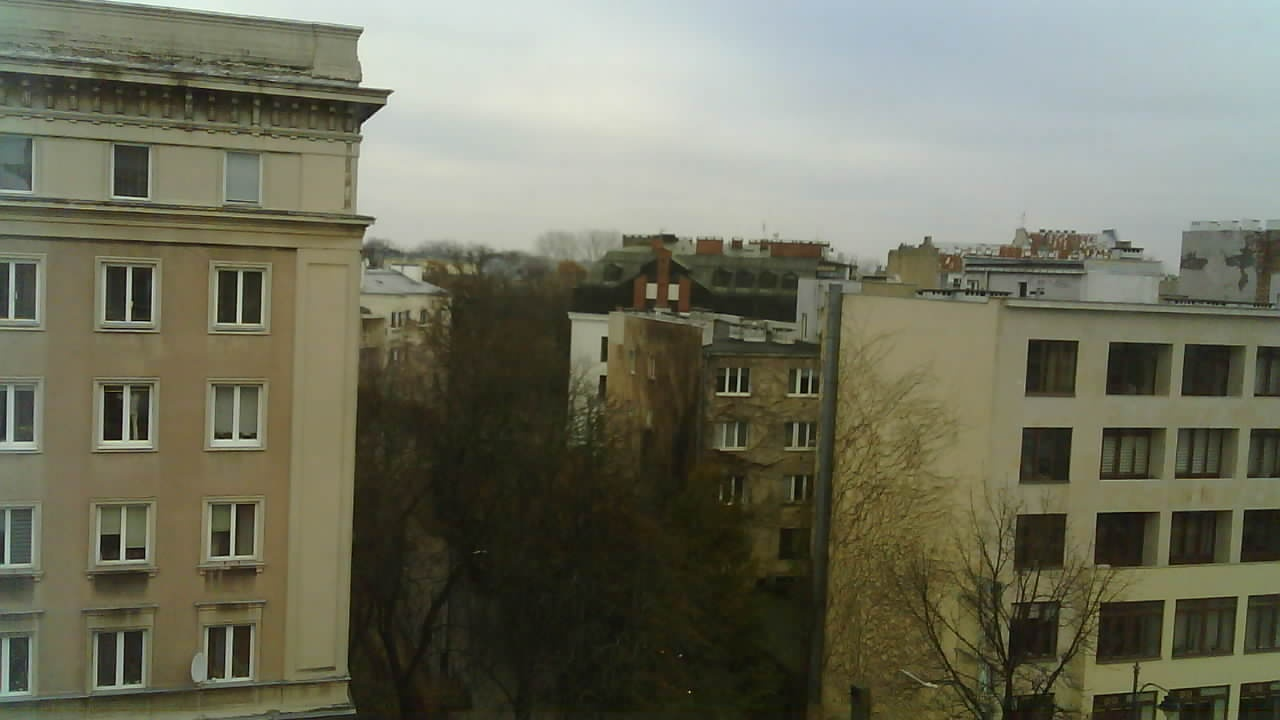
#> input picture hw1/image1.jpg, 1280 x 720 px; its folder holds only this picture in this run
$ python -i assignment_2_solution.py   (imports and definitions only)
#> lines starting #> are read from the running program, lines starting #| are printed output that depends on the picture; after the words box and inside, x2 and y2 are one past the last pixel; in counts of white or black regions, pixels touching at a corner belong together
from assignment_2_lib import take_a_photo, drive

import numpy as np
import cv2


def get_ball_width_and_center(image):
    image = image[0:400, :, :]

    # conversion to HSV colorspace
    hsv_image = cv2.cvtColor(image, cv2.COLOR_BGR2HSV)

    # positive red hue margin
    lower1 = np.array([0, 100, 50])
    upper1 = np.array([10, 255, 255])
    mask1 = cv2.inRange(hsv_image, lower1, upper1)

    # negative red hue margin
    lower2 = np.array([160,100,50])
    upper2 = np.array([189,255,255])
    mask2 = cv2.inRange(hsv_image, lower2, upper2)

    mask = mask1 + mask2

    width = np.max(np.sum(mask, axis=0))
    center_x = np.argmax(np.sum(mask, axis=0))

    return width, center_x

# [32 lines left out: function get_poles_positions, not called in this run]


def ball_width_to_steps_distance(width, distance_to_ball_wanted=0.5):
    # Those constants have been found by experiments.
    # See the comment at the bottom of the file.
    distance_width_ratio = 31848.97959183673
    steps_distance_ratio = 2357.5263937301515

    distance = (1. / width) * distance_width_ratio
    steps = int(max(0, distance - distance_to_ball_wanted) * steps_distance_ratio)

    return steps, distance


def forward_distance(photo):
    photo = cv2.cvtColor(photo, cv2.COLOR_RGBA2BGR)

    width, _ = get_ball_width_and_center(photo)

    return ball_width_to_steps_distance(width)[0]


# [110 lines left out: functions find_a_ball, move_a_ball, not called in this run]


"""
Code used to determine constants used in width to steps/distance calculation.

from assignment_2_lib import *
from assignment_2_solution import *
from scipy.spatial import distance
import numpy as np
import matplotlib.pyplot as plt

NUMBER_OF_TESTS = 100

def calculate_distance_width_ratio():
    widths = []
    xs = np.linspace(1, 5, 50)
    for x in xs:
        car = build_world_with_car()
        pos_1 = [x, 0, 1]
        ball = p.loadURDF("sphere2red.urdf", pos_1, globalScaling=0.3)
        for _ in range(200):
            p.stepSimulation()
        photo = take_a_photo(car)
        _, width = forward_distance(photo)
        widths.append(width)

    return xs, widths, np.median(xs * widths)

def calculate_steps_distance_ratio():
    dsts = []
    dsts2 = []
    steps = np.linspace(2000, 15000, 10)
    for s in steps:
        car = build_world_with_car()
        base_care_position = p.getBasePositionAndOrientation(car)[0]
        simulate_car(car, 0, 2, int(s))
        dst = distance.euclidean(
            p.getBasePositionAndOrientation(car)[0],
            base_care_position,
        )
        dsts.append(dst)
        dst = distance.euclidean(
            p.getBasePositionAndOrientation(car)[0],
            (5, 0, 0),
        )
        dsts2.append(dst)

    return steps, dsts, dsts2, np.median(steps / dsts)


if __name__ == "__main__":

    xs, widths, distance_width_ratio = calculate_distance_width_ratio()

    plt.plot(widths, xs, label="xs = f(widths)")
    plt.plot(widths, xs * widths, label="xs * widths")

    print(f"{distance_width_ratio=}")

    steps, distances, distances2, steps_distance_ratio = calculate_steps_distance_ratio()
    print(f"{steps_distance_ratio=}")

    plt.plot(distances, steps, label='distances by steps')
    plt.plot(distances, steps / distances, label='steps/distances by distances')

    plt.legend()
    plt.show()

    cv2.waitKey()

"""

>>> import cv2
>>> picture = cv2.cvtColor(cv2.imread('../../hw1/image1.jpg'), cv2.COLOR_BGR2RGB)
>>> result = forward_distance(picture)
#> in forward_distance, photo is the input picture: shape (720, 1280, 3); mean B, G, R 93.3, 111.6, 111
#> in get_ball_width_and_center, `image = image[0:400, :, :]`:
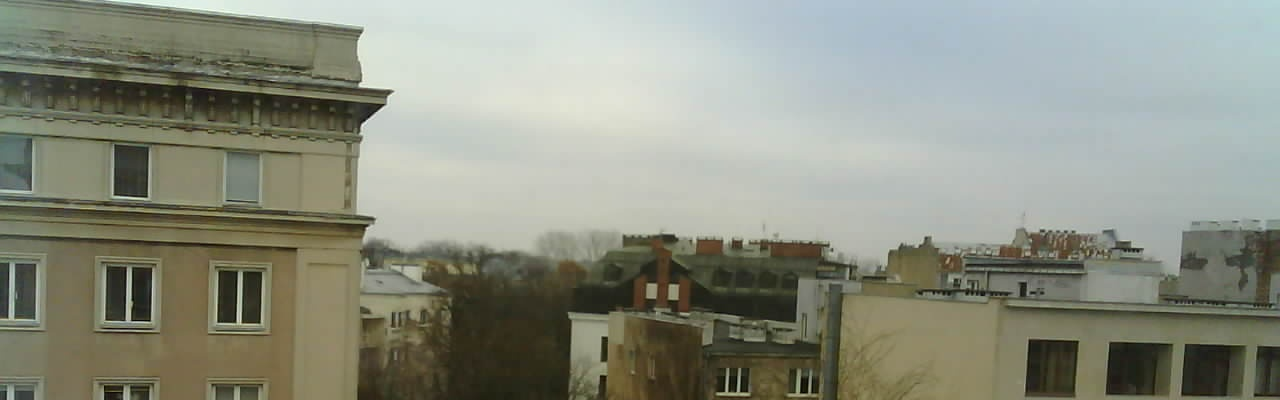
#> image: shape (400, 1280, 3); mean of channels 0, 1, 2 129.3, 143.2, 140; drawn as B, G, R
#> in get_ball_width_and_center, `hsv_image = cv2.cvtColor(image, cv2.COLOR_BGR2HSV)`: hsv_image: shape (400, 1280, 3); mean H, S, V 48.2, 46.6, 145.9
#> in get_ball_width_and_center, `mask1 = cv2.inRange(hsv_image, lower1, upper1)`:
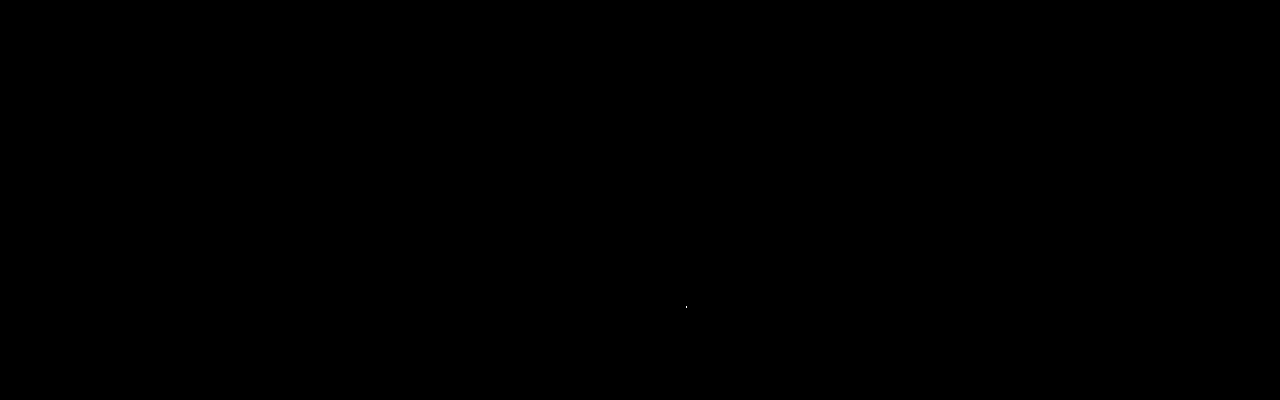
#> mask1: shape (400, 1280); 0% white in thin lines or dots, all inside (x1, y1, x2, y2) = (686, 306, 687, 308)
#> in get_ball_width_and_center, `mask2 = cv2.inRange(hsv_image, lower2, upper2)`: mask2: shape (400, 1280); every value is 0
#> in get_ball_width_and_center, `width = np.max(np.sum(mask, axis=0))`: width = 510
#> in get_ball_width_and_center, `center_x = np.argmax(np.sum(mask, axis=0))`: center_x = 686
#> in forward_distance, `width, _ = get_ball_width_and_center(photo)`: width = 510
#> in ball_width_to_steps_distance, `distance = (1. / width) * distance_width_ratio`: distance = 62.45
#> in ball_width_to_steps_distance, `steps = int(max(0, distance - distance_to_ball_wanted) * steps_distanc..`: steps = 146046
#> result = 146046

$ run again, on hw1/image2.jpg
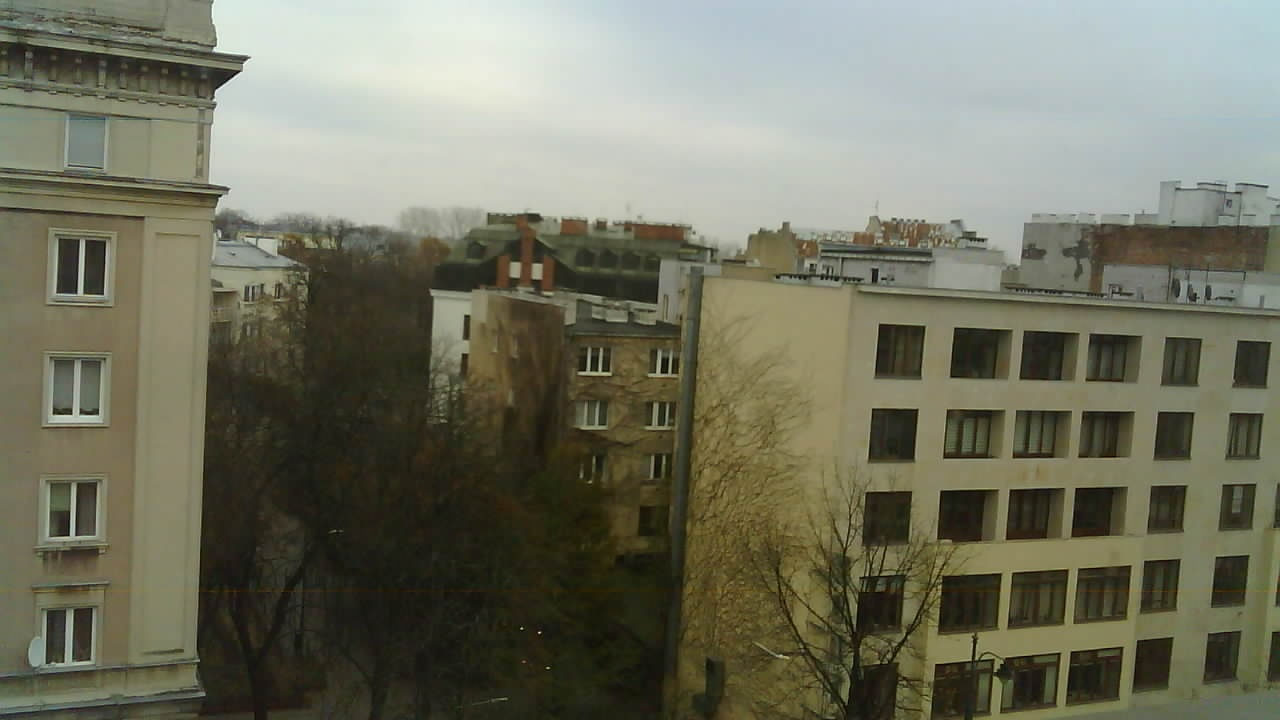
#> input picture hw1/image2.jpg, 1280 x 720 px
#> in forward_distance, photo is the input picture: shape (720, 1280, 3); mean B, G, R 96.9, 114.8, 114.1
#> in get_ball_width_and_center, `image = image[0:400, :, :]`:
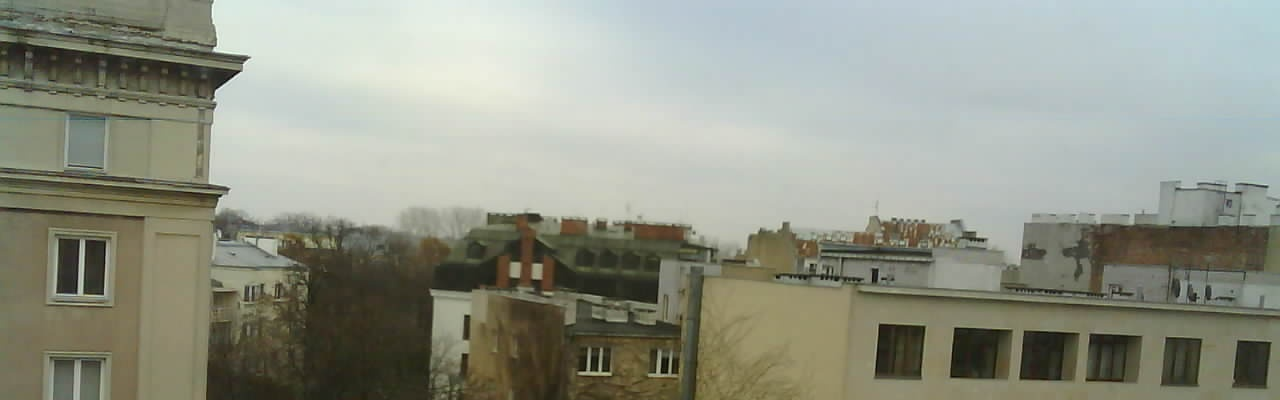
#> image: shape (400, 1280, 3); mean of channels 0, 1, 2 135.2, 148.6, 145.4; drawn as B, G, R
#> hsv_image: shape (400, 1280, 3); mean H, S, V 48, 43, 151
#> mask1: shape (400, 1280); 0% white in thin lines or dots, all inside (x1, y1, x2, y2) = (910, 241, 911, 242)
#> mask2: shape (400, 1280); every value is 0
#> in get_ball_width_and_center, `width = np.max(np.sum(mask, axis=0))`: width = 255
#> center_x = 910
#> in forward_distance, `width, _ = get_ball_width_and_center(photo)`: width = 255
#> distance = 124.9
#> steps = 293271
